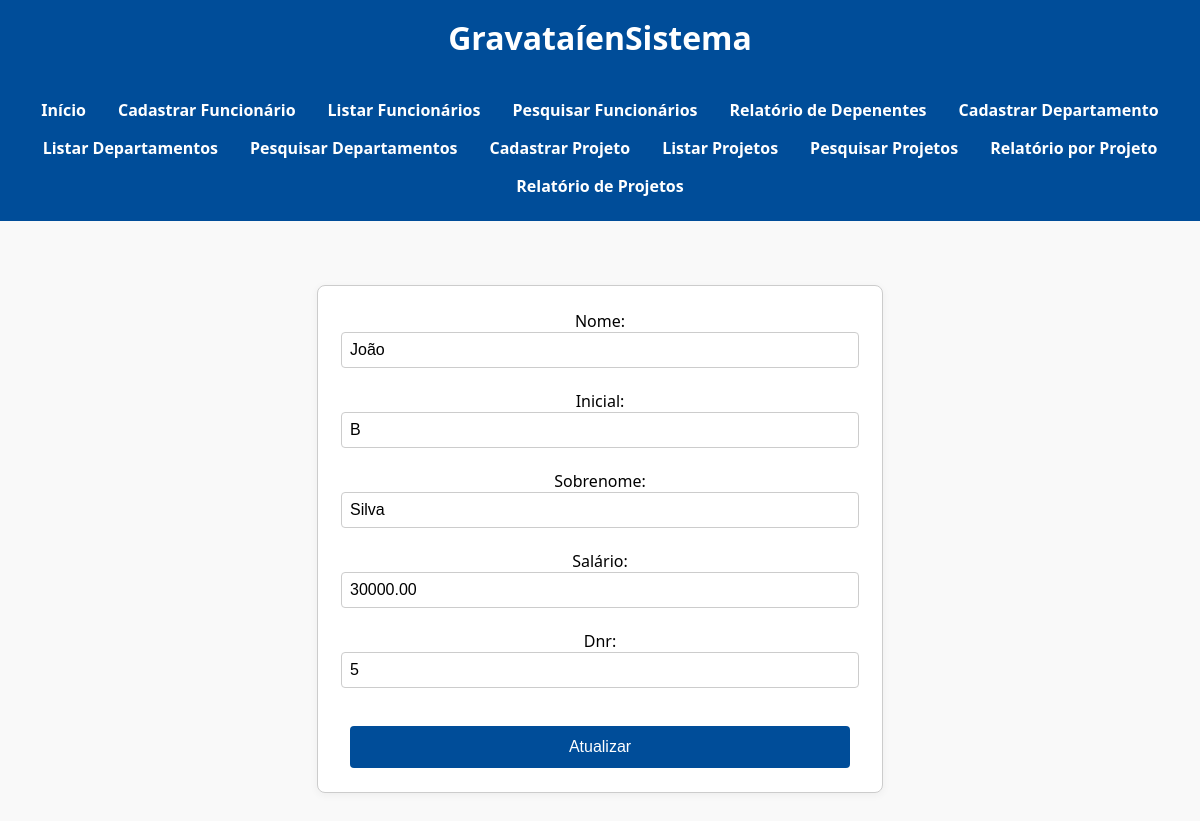
Page /editar_funcionario.php?cpf=12345678966 on the committed database.
### tables this page shows
CREATE TABLE `funcionario` (
  `Pnome` varchar(50) DEFAULT NULL,
  `Minicial` varchar(50) DEFAULT NULL,
  `Unome` varchar(50) DEFAULT NULL,
  `Cpf` varchar(11) NOT NULL,
  `Datanasc` date DEFAULT NULL,
  `Endereco` varchar(100) DEFAULT NULL,
  `Sexo` varchar(10) DEFAULT NULL,
  `Salario` decimal(10,2) DEFAULT NULL,
  `Cpf_supervisor` varchar(11) DEFAULT NULL,
  `Dnr` int(11) DEFAULT NULL
);

### editar_funcionario.php (the view, shortened to what this page needs)
<?php
include("conexao.php");
include('header.php');
$cpf = $_GET['cpf'];
if ($_SERVER["REQUEST_METHOD"] === "POST") {
    $pnome = $_POST['pnome'];
    $minicial = $_POST['minicial'];
    $unome = $_POST['unome'];
    $salario = $_POST['salario'];
    $dnr = $_POST['dnr'];
    $stmt = $conn->prepare("UPDATE FUNCIONARIO SET Pnome=?, Minicial=?, Unome=?, Salario=?, Dnr=? WHERE Cpf=?");
    $stmt->bind_param("sssdis", $pnome, $minicial, $unome, $salario, $dnr, $cpf);
    $stmt->execute();
    header("Location: lista_funcionarios.php");
} else {
    $stmt = $conn->prepare("SELECT Pnome, Minicial, Unome, Salario, Dnr FROM FUNCIONARIO WHERE Cpf=?");
    $stmt->bind_param("s", $cpf);
    $stmt->execute();
    $stmt->bind_result($pnome, $minicial, $unome, $salario, $dnr);
}
?>
<form method="POST">
    Nome: <input name="pnome" value="<?= $pnome ?>"><br>
    Inicial: <input name="minicial" value="<?= $minicial ?>"><br>
    Sobrenome: <input name="unome" value="<?= $unome ?>"><br>
    Salário: <input name="salario" value="<?= $salario ?>"><br>
    Dnr: <input name="dnr" value="<?= $dnr ?>"><br>
    <input type="submit" value="Atualizar">
</form>

### style.css (style rules this page uses)
body { font-family: 'Segoe UI', Tahoma, Geneva, Verdana, sans-serif; margin: 0; background-color: #f9f9f9; }
form { width: 100%; max-width: 500px; margin: 2rem auto; padding: 1.5rem 2rem; background-color: #ffffff; border: 1px solid #ccc; border-radius: 8px; box-shadow: 0px 2px 8px rgba(0, 0, 0, 0.05); display: flex; flex-direction: column; align-items: center; }
form input, form select { width: 100%; padding: 0.5rem; border: 1px solid #ccc; border-radius: 4px; font-size: 1rem; }
input[type="submit"] { background-color: #004d99; color: white; border: none; padding: 0.75rem 1.5rem; border-radius: 4px; font-size: 1rem; cursor: pointer; margin-top: 1rem; }

### rows in the picture
funcionario: pnome "João", minicial "B", unome "Silva", salario "30000.00", dnr "5"
